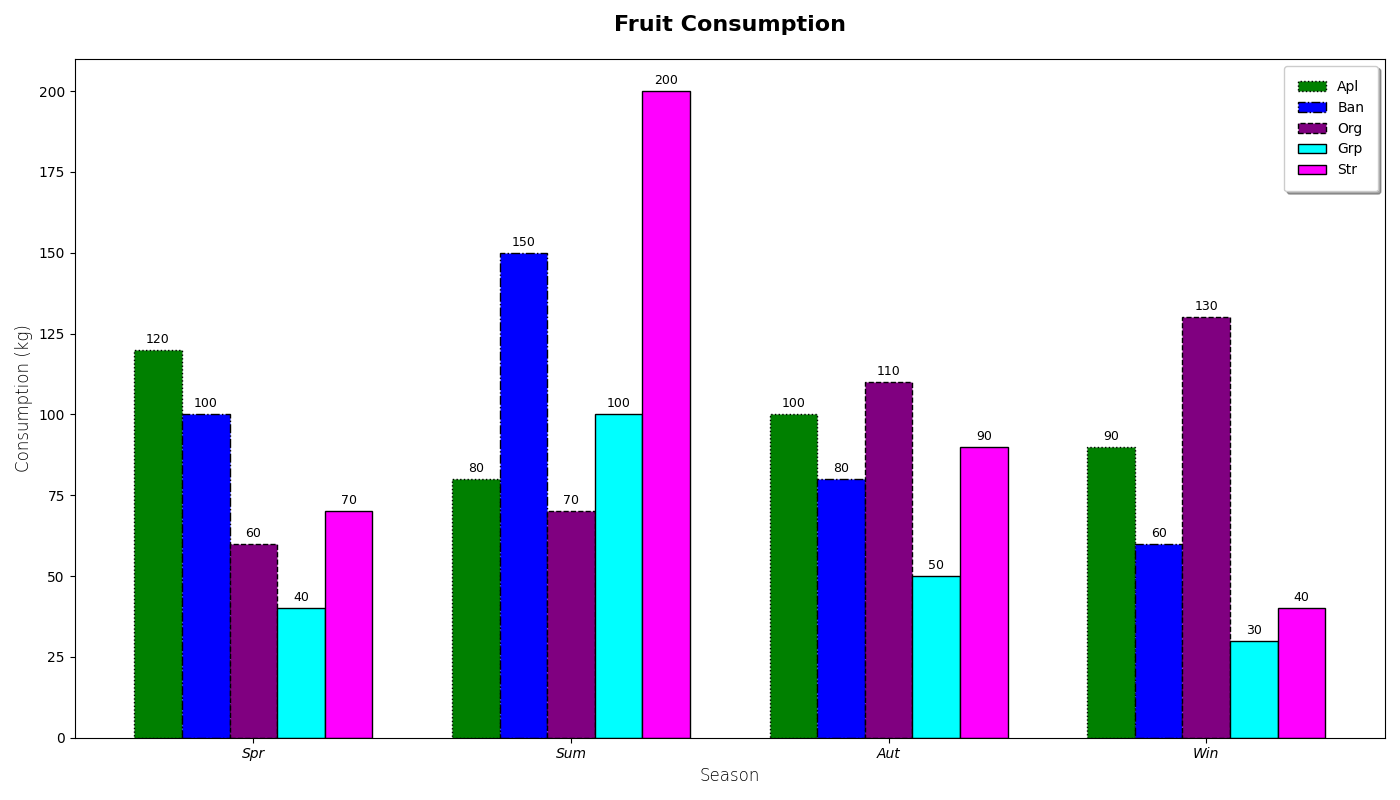

Write Python code to recreate this figure.
import matplotlib.pyplot as plt
import numpy as np

seasons = ['Spr', 'Sum', 'Aut', 'Win']

apples = np.array([120, 80, 100, 90])
bananas = np.array([100, 150, 80, 60])
oranges = np.array([60, 70, 110, 130])
grapes = np.array([40, 100, 50, 30])
strawberries = np.array([70, 200, 90, 40])

fig, ax = plt.subplots(figsize=(14, 8))

bar_width = 0.15

positions_apples = np.arange(len(seasons))
positions_bananas = positions_apples + bar_width
positions_oranges = positions_apples + 2 * bar_width
positions_grapes = positions_apples + 3 * bar_width
positions_strawberries = positions_apples + 4 * bar_width

bars_apples = ax.bar(positions_apples, apples, bar_width, label='Apl', color='green', edgecolor='black', linestyle='dotted')
bars_bananas = ax.bar(positions_bananas, bananas, bar_width, label='Ban', color='blue', edgecolor='black', linestyle='dashdot')
bars_oranges = ax.bar(positions_oranges, oranges, bar_width, label='Org', color='purple', edgecolor='black', linestyle='dashed')
bars_grapes = ax.bar(positions_grapes, grapes, bar_width, label='Grp', color='cyan', edgecolor='black', linestyle='solid')
bars_strawberries = ax.bar(positions_strawberries, strawberries, bar_width, label='Str', color='magenta', edgecolor='black', linestyle='solid')

ax.set_title('Fruit Consumption', fontsize=16, fontweight='bold', pad=20)
ax.set_xlabel('Season', fontsize=12, fontweight='light')
ax.set_ylabel('Consumption (kg)', fontsize=12, fontweight='light')
ax.set_xticks(positions_apples + 2 * bar_width)
ax.set_xticklabels(seasons, fontsize=10, style='italic')

ax.grid(False)  # Removed the grid lines for stylistic variation

# Changed legend style
ax.legend(loc='upper right', fontsize=10, frameon=True, shadow=True, borderpad=1)

bars = [bars_apples, bars_bananas, bars_oranges, bars_grapes, bars_strawberries]
for bar_set in bars:
    for bar in bar_set:
        height = bar.get_height()
        ax.annotate(f'{height}',
                    xy=(bar.get_x() + bar.get_width() / 2, height),
                    xytext=(0, 3), 
                    textcoords='offset points',
                    ha='center', va='bottom', fontsize=9)

plt.tight_layout()

plt.show()
